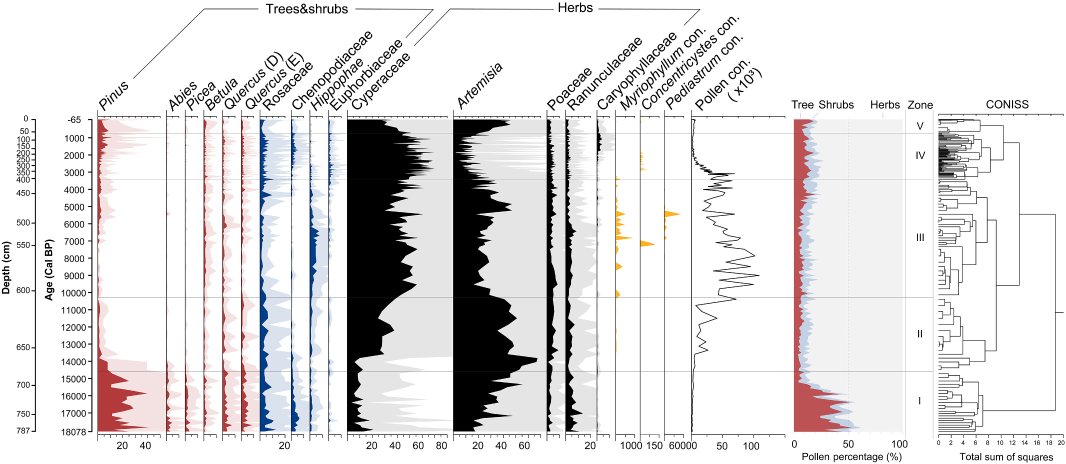
#> input picture tests/data/figures/real_plates/fig3_raw.jpeg, 2132 x 928 px, found by its file name (shown at 1/2 size)
$ python g01a_band_deadcode.py
#> lines starting #> are read from the running program, lines starting #| are printed output that depends on the picture
### scripts/prod_gate/_util.py
# -*- coding: utf-8 -*-
"""prod_gate 巡检共用小工具：把后端返回里的大块 base64/ndarray 摘要掉。

为什么要这个：`apply_line_removal` / `extract_foreground` 的返回值里带
`cleanup_overlay_png`（base64 PNG，几十 KB~几 MB）。直接 print 会把终端冲爆，
看不到真正要看的计数字段。
"""
from __future__ import annotations

import base64
import hashlib
import json
import os
import subprocess
import sys
from typing import Any

ROOT = os.path.dirname(os.path.dirname(os.path.dirname(os.path.abspath(__file__))))


# [23 lines left out: function brief, not called in this run]


def jprint(obj: Any) -> None:
    print(json.dumps(brief(obj), ensure_ascii=False, indent=2, default=str))


def git_head() -> str:
    try:
        return subprocess.check_output(
            ["git", "rev-parse", "HEAD"], cwd=ROOT, text=True
        ).strip()
    except Exception as exc:  # pragma: no cover
        return f"<git error: {exc}>"


# [7 lines left out: function sha256_file, not called in this run]


TRACKED = [
    "straditize_core/session.py",
    "straditize_core/session_parts/project.py",
    "straditize_core/session_parts/core.py",
    "straditize_core/session_parts/xticks.py",
    "straditize_core/session_parts/export.py",
    "straditize_core/session_parts/cleanup.py",
    "straditize_core/session_parts/digitize.py",
    "straditize_core/rpc_methods/xticks.py",
    "straditize_core/rpc_methods/digitize.py",
    "straditize_core/twolayer_detect.py",
    "straditize_core/image.py",
]


def hash_banner(title: str) -> dict[str, str]:
    out = {"_probe": title, "_git_head": git_head()}
    for rel in TRACKED:
        p = os.path.join(ROOT, rel)
        out[rel] = sha256_file(rel) if os.path.exists(p) else "<missing>"
    print("=" * 78)
    print(f"PROBE: {title}")
    print(f"git HEAD: {out['_git_head']}")
    for rel in TRACKED:
        if out[rel] != "<missing>":
            print(f"  {out[rel][:16]}  {rel}")
    print("=" * 78)
    return out


# [5 lines left out: function b64png_len, not called in this run]


def ensure_import_path() -> None:
    if ROOT not in sys.path:
        sys.path.insert(0, ROOT)

### scripts/prod_gate/g01a_band_deadcode.py
# -*- coding: utf-8 -*-
"""G-01(a) 关键结论：detect_xticks_rpc 的 band 自动搜索是**恒为死代码**（数学证明 + 实测）。

逐字复刻 straditize_core/session_parts/xticks.py 的扫描循环：

    lo_search = max(0, round(y_top_roi))
    hi_search = min(img_h, round(y_bottom))          # y_bottom = roi.ylim[1]
    for top in range(int(y_bottom) - 4, int(y_bottom) + 16):
        for bh in (6, 7, 8):
            if top < lo_search or top + bh > hi_search:
                continue                              # <- 越出 ROI：跳过

取 top 的最小值 y_bottom-4、bh 的最小值 6：
    top + bh = y_bottom + 2
    hi_search = y_bottom
    => top + bh > hi_search  恒成立
    => 60 个 (top,bh) 组合**全部**被 continue 掉，一个都不会被测。

结论：只要 hi_search 跟随 roi.ylim[1]（当前实现就是），这段自动搜索**永远不会**
产生 resolved_band。它不依赖图像内容，因此对本仓库所有图片、所有 ROI 都成立。

本探针做三件事：
  1. 对大量 y_bottom 取值做同一复刻，确认 skipped 恒为 60/60；
  2. 端到端确认 detect_xticks_rpc 在真实图上永远返回 band=None；
  3. 给出"若夹取条件放宽"的对照，证明真实尺子本可检出（说明这是回归，不是能力缺失）。
"""
from __future__ import annotations

import os
import sys

import numpy as np
from PIL import Image

import _util as U  # noqa: E402

U.ensure_import_path()

from straditize_core.xticks import _strokes_in_band  # noqa: E402

FIG = "output/han2026_ngamring/fig3_raw.jpeg"
HOYA = None  # 内置范例通过 sample_key 载入


def clamp_stats(y_bottom: float, y_top_roi: float, img_h: int) -> tuple[int, int]:
    """返回 (被夹掉数, 实际测试数)，逐字复刻产品循环的夹取逻辑。"""
    lo_search = max(0, int(round(y_top_roi)))
    hi_search = min(img_h, int(round(y_bottom)))
    skipped = tested = 0
    for top in range(int(y_bottom) - 4, int(y_bottom) + 16):
        for bh in (6, 7, 8):
            if top < lo_search or top + bh > hi_search:
                skipped += 1
            else:
                tested += 1
    return skipped, tested


def main() -> int:
    U.hash_banner("G-01(a) band auto-search is dead code")
#> (the call stopped at in git_head, `return subprocess.check_output( ["git", "rev-parse", "HEAD"], cwd=ROOT..`: subprocess is not available in this run)

    gray = np.array(Image.open(os.path.join(U.ROOT, FIG)).convert("L")).astype(int)
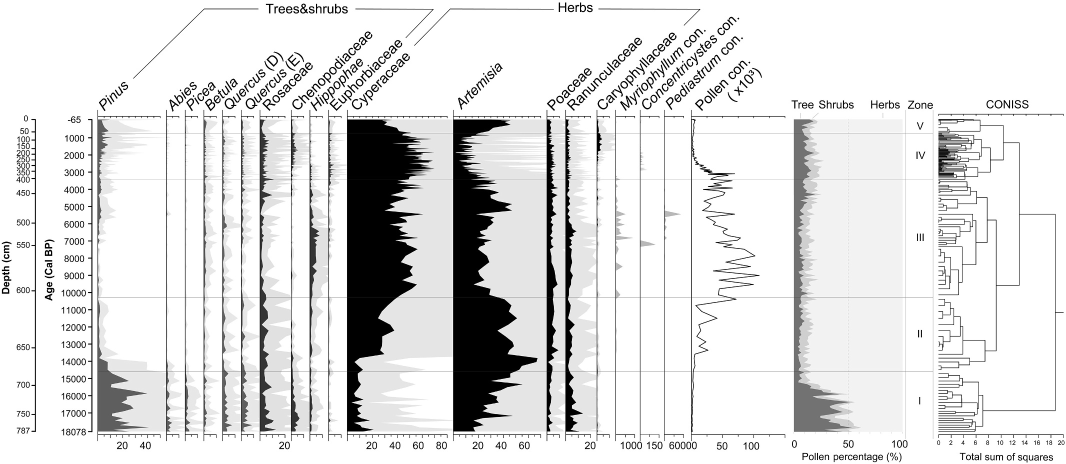
#> gray: shape (928, 2132) int64 (shown at 1/2 size); min 0, max 255, mean 223.2
    img_h = int(gray.shape[0])
#> img_h = 928

    print("\n=== 1. 纯数学：对任意 y_bottom，夹取都吃掉全部 60 个组合 ===")
    print("    top ∈ [y_bottom-4, y_bottom+15], bh ∈ {6,7,8}, hi_search = y_bottom")
    print("    最小 top+bh = (y_bottom-4)+6 = y_bottom+2 > y_bottom = hi_search\n")
    all_dead = True
    for yb in (60, 100, 200, 233, 400, 500, 700, 861, 862, 869, 900, 927, 928, 2000):
        skipped, tested = clamp_stats(float(yb), 0.0, max(img_h, yb + 1))
        flag = "全部夹掉" if tested == 0 else f"有 {tested} 个被测"
        if tested != 0:
            all_dead = False
        print(f"    y_bottom={yb:5d}  skipped={skipped:2d}/60  tested={tested:2d}  {flag}")
    print(f"\n    结论：自动 band 搜索是否会产出 band 恒为 False == {all_dead}")
    print("    （不依赖图像内容，也不依赖 ROI 的 y_top，只依赖 hi_search = y_bottom）")

    print("\n=== 2. 唯一能救活它的例外：roi.ylim[1] 远大于真实数据底边 ===")
    print("    即：如果用户把 ROI 底边框到刻度尺**下方**，hi_search 变大，就有救。")
    for yb in (861, 870, 876, 882, 890):
        skipped, tested = clamp_stats(float(yb), 0.0, img_h)
        # 注意此时 hi_search = y_bottom，所以仍为 0；真正的区别在于能否覆盖 top=869
        can_reach = (869 + 6) <= int(round(yb))
        print(f"    ROI y1={yb:5d}: tested={tested:2d}  "
              f"能否覆盖真实齿带 top=869,bh=6 -> {can_reach}")
    print("    说明：即便 tested>0，band 也只能落在 ROI 内部；而真实刻度尺在 ROI *下方*。")
    print("    这正是 production-readiness.md §4.1 那次修复的副作用——")

    print("\n=== 3. 端到端复核：真实 PDF 图版上 detect_xticks_rpc 永远 band=None ===")
    from straditize_core.session import StraditizeSession

    for y1 in (861, 870, 876, 882):
        s = StraditizeSession()
        s._init_cleanup()
        s.load_image(os.path.join(U.ROOT, FIG))
        for r in list(s.rois):
            s.roi_remove(r["id"])
        rid = s.roi_create(name="p", x0=330, x1=1330, y0=233, y1=float(y1),
                           composition=True)["roi"]["id"]
        s.roi_set_primary(rid)
        s.roi_set_active(rid)
        s.extract_foreground()
        s.detect_columns(roi_id=rid)
        xt = s.detect_xticks_rpc(roi_id=rid)
        per = xt.get("per_column") or []
        n_ticks = sum(len(p.get("ticks") or []) for p in per)
        print(f"    ROI y1={y1}: band={xt.get('band')} per_column={len(per)} 总齿={n_ticks}")

    print("\n=== 4. 对照：显式给 band=(869,875) 时，同一图能检出多少齿 ===")
    s = StraditizeSession()
    s._init_cleanup()
    s.load_image(os.path.join(U.ROOT, FIG))
    for r in list(s.rois):
        s.roi_remove(r["id"])
    rid = s.roi_create(name="p", x0=330, x1=1330, y0=233, y1=861,
                       composition=True)["roi"]["id"]
    s.roi_set_primary(rid)
    s.roi_set_active(rid)
    s.extract_foreground()
    s.detect_columns(roi_id=rid)
    xt2 = s.detect_xticks_rpc(roi_id=rid, band=(869, 875))
    per2 = xt2.get("per_column") or []
    with_t = [p for p in per2 if (p.get("ticks") or [])]
    print(f"    band=(869,875) -> band={xt2.get('band')} per_column={len(per2)} "
          f"有齿列={len(with_t)} 总齿={sum(len(p['ticks']) for p in with_t)}")
    print("    => 算法本身完全够用；挡住它的是上面那条恒成立的夹取条件。")

    print("\n=== 5. 回归未破：hoya（真值 has_tick_ruler=false）仍为 0 齿 ===")
    s3 = StraditizeSession()
    s3._init_cleanup()
    s3.load_image(sample_key="hoya")
    s3.extract_foreground()
    s3.detect_columns()
    xt3 = s3.detect_xticks_rpc()
    print(f"    hoya: band={xt3.get('band')} "
          f"per_column={len(xt3.get('per_column') or [])} "
          f"总齿={sum(len(p.get('ticks') or []) for p in (xt3.get('per_column') or []))}")
    return 0


if __name__ == "__main__":
#> (the run stopped early here; a loop or call above may not have finished)

$ run again, with tests/data/figures/riojaplot/diatom_area_riojaplot.png saved as tests/data/figures/real_plates/fig3_raw.jpeg
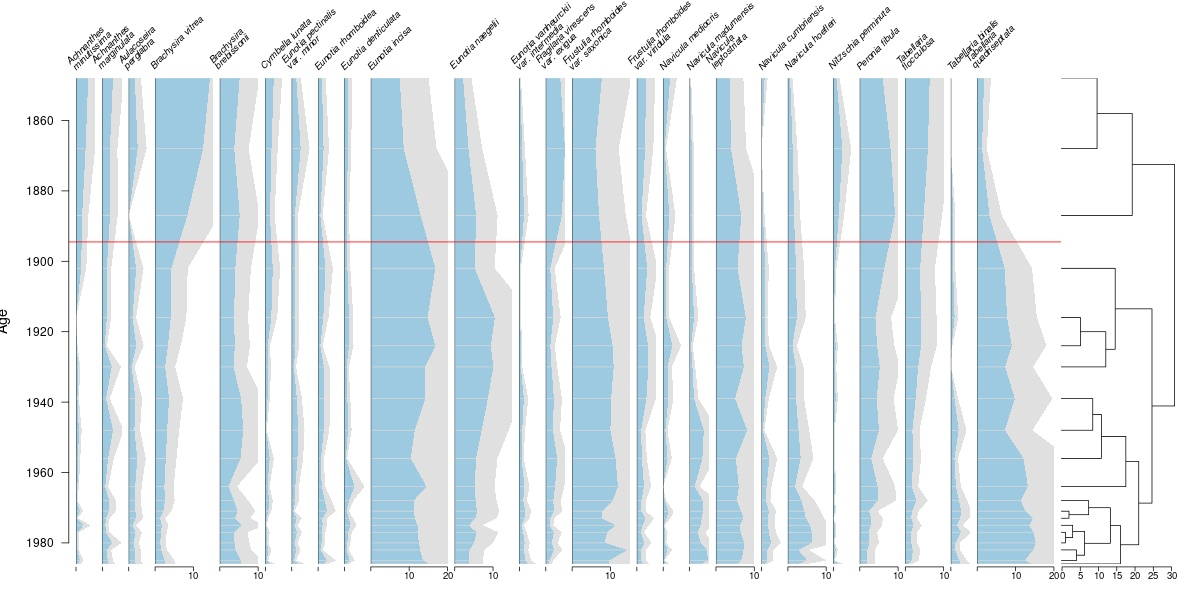
#> input picture tests/data/figures/riojaplot/diatom_area_riojaplot.png, 1179 x 600 px, found by its file name
#> in main, `gray = np.array(Image.open(os.path.join(U.ROOT, FIG)).convert("L")).as..`:
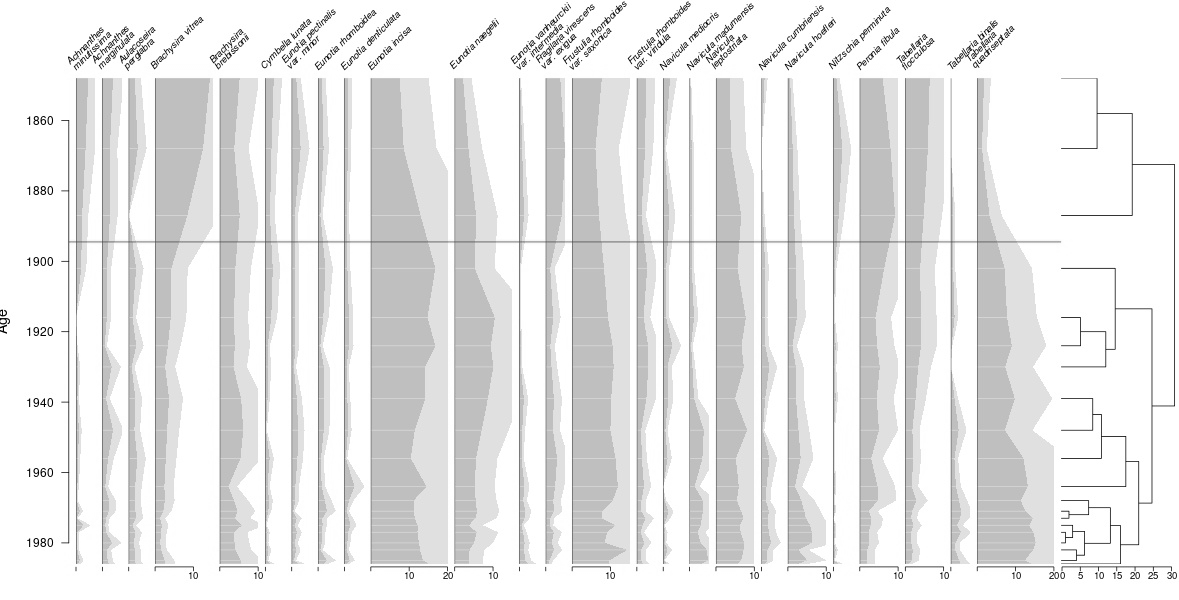
#> gray: shape (600, 1179) int64; min 0, max 255, mean 231.8
